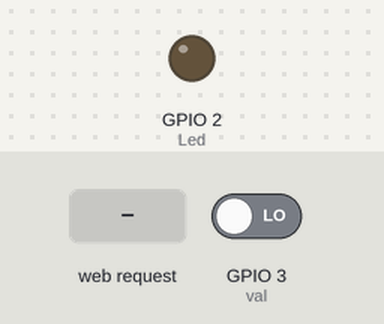
This sketch was run on a simulated ESP8266 (NodeMCU). On the bench: output pins drawn as LEDs (lit = HIGH). The inputs (shaded band) are chosen by the test bench; at power-on: GPIO 3 (val) LOW. What the sketch prints to the serial monitor is not drawn.

Above: at 1.4 s.
1.5 s: HTTP request GET /Led received
At 2.5 s:
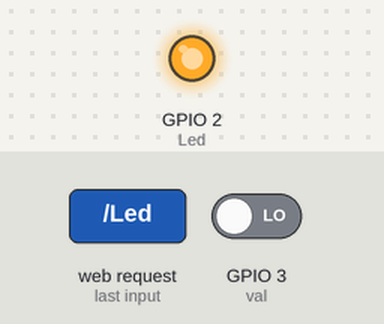
Timing chart, 0 to 4.5 s (numbered marks = the images above; inputs shaded):
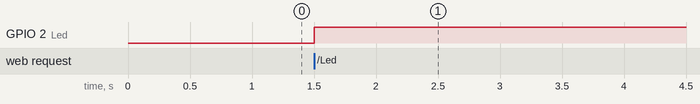

The sketch:

server_car.ino
```cpp
#include <ESP8266WiFi.h>
#include <WiFiClient.h>
#include <ESP8266WebServer.h>

const char* ssid = "ESP_D54736";  // SSID of esp8266
//const char* password = "123";   //
bool toggle=0;                  //Variable to switch on and off the solenoid
ESP8266WebServer server(80);    //Specify port for TCP connection
int val=3;

void handleRoot() {
  toggle=!toggle;               //Toggling Led Variable
    digitalWrite(2,toggle);     //Toggle Led
        String s = "\r\n\r\n  <!DOCTYPE HTML>\r\n<html><h1>Esp8266 Communication</h1> ";
        s += "<p>Success!!!</html>\r\n\r\n";
        if(digitalRead(val)==HIGH)
        {
            server.send(200,"text/html",s);      //Reply to the client
        }
}

void setup() {
  delay(200);                           //Stable Wifi
  Serial.begin(115200);                 //Set Baud Rate
  pinMode(2, OUTPUT);//Led/Solenoid at pin 2
  pinMode(3,INPUT);
  WiFi.softAP(ssid);//, password);      //In Access Point Mode

  IPAddress myIP = WiFi.softAPIP();     //Check the IP assigned. Put this Ip in the client host.
  Serial.print("AP IP address: ");
  Serial.println(myIP);         //Print the esp8266-01 IP(Client must also be on the save IP series)
  server.on("/Led", handleRoot);           //Checking client connection
  server.begin();                       // Start the server
  Serial.println("Server started");
}

void loop() {
  // Check if a client has connected. On first connection switch on the Solenoid on next switch off.
  server.handleClient();
}
```

Measured:
- after the input at 1.5 s, GPIO 2 (Led): LOW → HIGH at once
